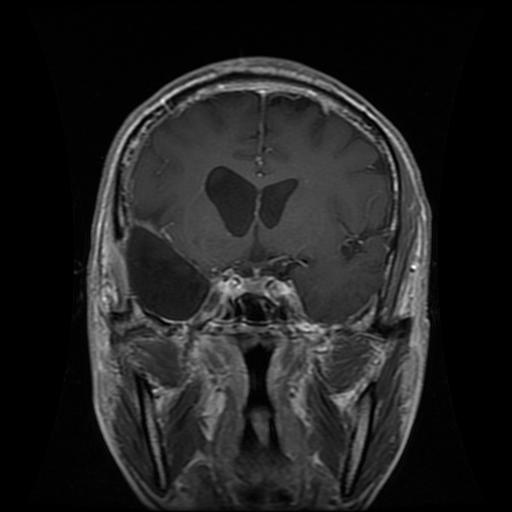
#> input picture Training/glioma/Tr-gl_1006.jpg, 512 x 512 px, found by its file name; its folder holds 3 pictures in this run
$ jupyter execute --allow-errors 2318006AnaKlasifikasiCitraBrainTumorMetodeSVM.ipynb   (shell and % lines are left out)   (older library calls are emulated)
#> lines starting #> are read from the running program, lines starting #| are printed output that depends on the picture
# 1. Mount Drive

[cell 1]
from google.colab import drive
drive.mount('/content/drive', force_remount=True)

# 2. Install library tambahan

# 3. Import semua library

[cell 2]
import os
import cv2
import numpy as np
import pandas as pd
import matplotlib.pyplot as plt
import seaborn as sns
from skimage.feature import graycomatrix, graycoprops
from sklearn.model_selection import train_test_split
from sklearn.preprocessing import StandardScaler
from sklearn.svm import SVC
from sklearn.metrics import accuracy_score, confusion_matrix, classification_report
import warnings
warnings.filterwarnings('ignore')

# 4. Cek struktur folder. INI PENTING UNTUK PASTIKAN TIDAK ERROR

[cell 3]
base_path = "/content/drive/MyDrive/Computer Vision 2026/UTS_ML_CV"

# Cek isi folder Training
print("Isi folder Training:")
train_path = os.path.join(base_path, "Training")
if os.path.exists(train_path):
    for folder in os.listdir(train_path):
        sub_path = os.path.join(train_path, folder)
        if os.path.isdir(sub_path):
            jumlah = len([f for f in os.listdir(sub_path) if f.endswith(('.jpg','.png','.jpeg'))])
            print(f"  - {folder}: {jumlah} gambar")
else:
    print("Folder Training tidak ditemukan! Periksa path.")

# 5. Fungsi ekstraksi fitur GLCM

[cell 4]
def ekstrak_ciri_glcm(gambar_path):
    img = cv2.imread(gambar_path, cv2.IMREAD_GRAYSCALE)
#> img is the input picture: shape (512, 512); min 0, max 255, mean 32.6
    if img is None:
        return None
    img = cv2.resize(img, (128, 128))
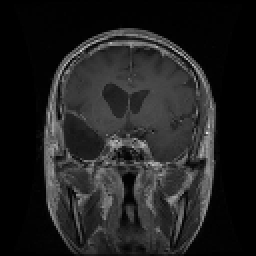
#> img: shape (128, 128) (shown 2 times larger); min 0, max 228, mean 32.7
    glcm = graycomatrix(img, distances=[1], angles=[0, np.pi/4, np.pi/2, 3*np.pi/4],
                        levels=256, symmetric=True, normed=True)
    contrast = graycoprops(glcm, 'contrast').mean()
#> contrast = 409.9
    dissimilarity = graycoprops(glcm, 'dissimilarity').mean()
#> dissimilarity = 9.26
    homogeneity = graycoprops(glcm, 'homogeneity').mean()
#> homogeneity = 0.476
    energy = graycoprops(glcm, 'energy').mean()
#> energy = 0.239
    correlation = graycoprops(glcm, 'correlation').mean()
#> correlation = 0.855
    return [contrast, dissimilarity, homogeneity, energy, correlation]

# 6. Proses SEMUA gambar di Training dan Testing. (Cell ini akan berjalan agak lama. Jangan diinterupsi).

[cell 5]
base_path = "/content/drive/MyDrive/Computer Vision 2026/UTS_ML_CV"
folders = ['Training', 'Testing']
kelas = ['glioma', 'meningioma', 'notumor', 'pituitary']

semua_ciri = []
semua_label = []

for folder in folders:
    for kelas_sekarang in kelas:
        path_kelas = os.path.join(base_path, folder, kelas_sekarang)
        if not os.path.exists(path_kelas):
            print(f"WARNING: {path_kelas} tidak ditemukan, lewati.")
            continue
        print(f"Memproses: {folder}/{kelas_sekarang}")
        for file in os.listdir(path_kelas):
            if file.lower().endswith(('.png','.jpg','.jpeg')):
                path_gambar = os.path.join(path_kelas, file)
                ciri = ekstrak_ciri_glcm(path_gambar)
#> ciri = [409.9, 9.26, 0.476, 0.239, 0.855]
                if ciri is not None:
                    semua_ciri.append(ciri)
                    semua_label.append(kelas_sekarang)
        print(f"  Selesai {folder}/{kelas_sekarang}")

print(f"\n✅ TOTAL GAMBAR YANG BERHASIL DIEKSTRAK: {len(semua_ciri)}")

# 7. Simpan hasil ekstraksi ke CSV

[cell 6]
columns = ['Contrast', 'Dissimilarity', 'Homogeneity', 'Energy', 'Correlation']
#> columns = ['Contrast', 'Dissimilarity', 'Homogeneity', 'Energy', 'Correlation']
df = pd.DataFrame(semua_ciri, columns=columns)
df['Label'] = semua_label

# Simpan ke Drive
csv_path = "/content/drive/MyDrive/Computer Vision 2026/UTS_ML_CV/hasil_ekstraksi.csv"
#> (the rest of this cell did not finish here and is left out)

# 8. Siapkan data untuk SVM

[cell 7]
X = df.drop('Label', axis=1)
y = df['Label']

# Normalisasi (wajib untuk SVM)
scaler = StandardScaler()
X_scaled = scaler.fit_transform(X)

# Split data latih 80% dan uji 20% (walaupun sudah ada folder Testing, kita tetap split untuk evaluasi)
X_train, X_test, y_train, y_test = train_test_split(X_scaled, y, test_size=0.2, random_state=42, stratify=y)

print(f"Data latih: {X_train.shape[0]} gambar")
#| Data latih: 6 gambar
print(f"Data uji: {X_test.shape[0]} gambar")
#| Data uji: 2 gambar

# 9. Latih model SVM

[cell 8]
model_svm = SVC(kernel='rbf', C=1.0, gamma='scale', random_state=42)
model_svm.fit(X_train, y_train)

y_pred = model_svm.predict(X_test)
akurasi = accuracy_score(y_test, y_pred)
print(f"\n🎯 AKURASI MODEL SVM: {akurasi*100:.2f}%")

# 10. Hyperparameter Tuning dengan GridSearchCV

[cell 9]
from sklearn.model_selection import GridSearchCV

# Definisikan parameter yang akan diuji
param_grid = {
    'C': [0.1, 1, 10, 100],
    'gamma': [0.001, 0.01, 0.1, 1],
    'kernel': ['rbf']
}

# Grid search dengan cross-validation 5 fold
grid = GridSearchCV(SVC(), param_grid, cv=5, scoring='accuracy', n_jobs=-1)
#> (the rest of this cell did not finish here and is left out)

# 10. Evaluasi lengkap

[cell 10]
# Confusion Matrix
cm = confusion_matrix(y_test, y_pred)
plt.figure(figsize=(8,6))
sns.heatmap(cm, annot=True, fmt='d', cmap='Blues',
            xticklabels=model_svm.classes_,
            yticklabels=model_svm.classes_)
plt.title(f'Confusion Matrix - SVM (Akurasi: {akurasi*100:.2f}%)')
plt.xlabel('Prediksi')
plt.ylabel('Aktual')
plt.show()
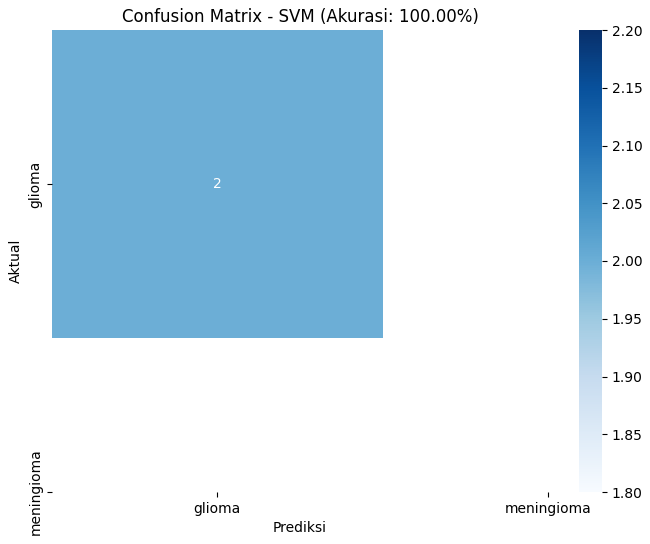
#> figure drawn by matplotlib, 2 panels

# Classification Report
print("\n📋 CLASSIFICATION REPORT:")
print(classification_report(y_test, y_pred))

# 11. Simpan model yang sudah dilatih

[cell 11]
import joblib
model_path = "/content/drive/MyDrive/Computer Vision 2026/UTS_ML_CV/model_svm.pkl"
joblib.dump(model_svm, model_path)
print(f"Model tersimpan di: {model_path}")

# 12. Uji coba prediksi satu gambar dari folder Testing

[cell 12]
def prediksi_satu_gambar(path_gambar):
    ciri = ekstrak_ciri_glcm(path_gambar)
#> ciri = [409.9, 9.26, 0.476, 0.239, 0.855]
    if ciri is None:
        print("Gambar tidak terbaca")
        return
    ciri_scaled = scaler.transform([ciri])
#> ciri_scaled = [[0.558, 0.553, 0.871, 0.796, -0.47]]
    pred = model_svm.predict(ciri_scaled)[0]
#> pred = 'glioma'
    print(f"Gambar: {path_gambar.split('/')[-1]}")
    print(f"Hasil prediksi: {pred}")
#| Hasil prediksi: glioma
    return pred

# Contoh: ambil gambar pertama dari folder Testing/glioma
test_glioma_path = "/content/drive/MyDrive/Computer Vision 2026/UTS_ML_CV/Testing/glioma"
contoh_file = [f for f in os.listdir(test_glioma_path) if f.endswith(('.jpg','.png'))][0]
prediksi_satu_gambar(os.path.join(test_glioma_path, contoh_file))
